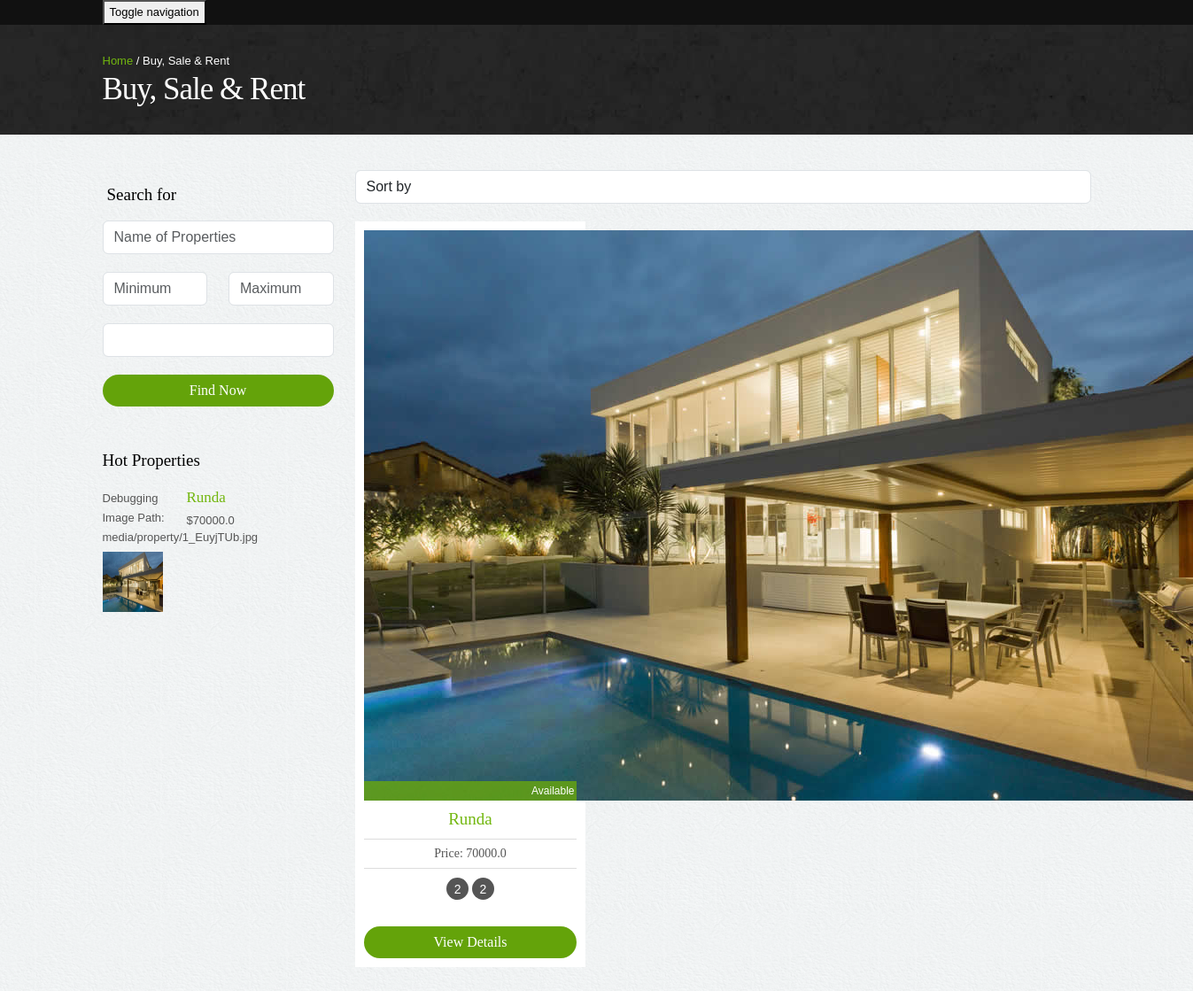
Before: /property/list.html with the older database file.
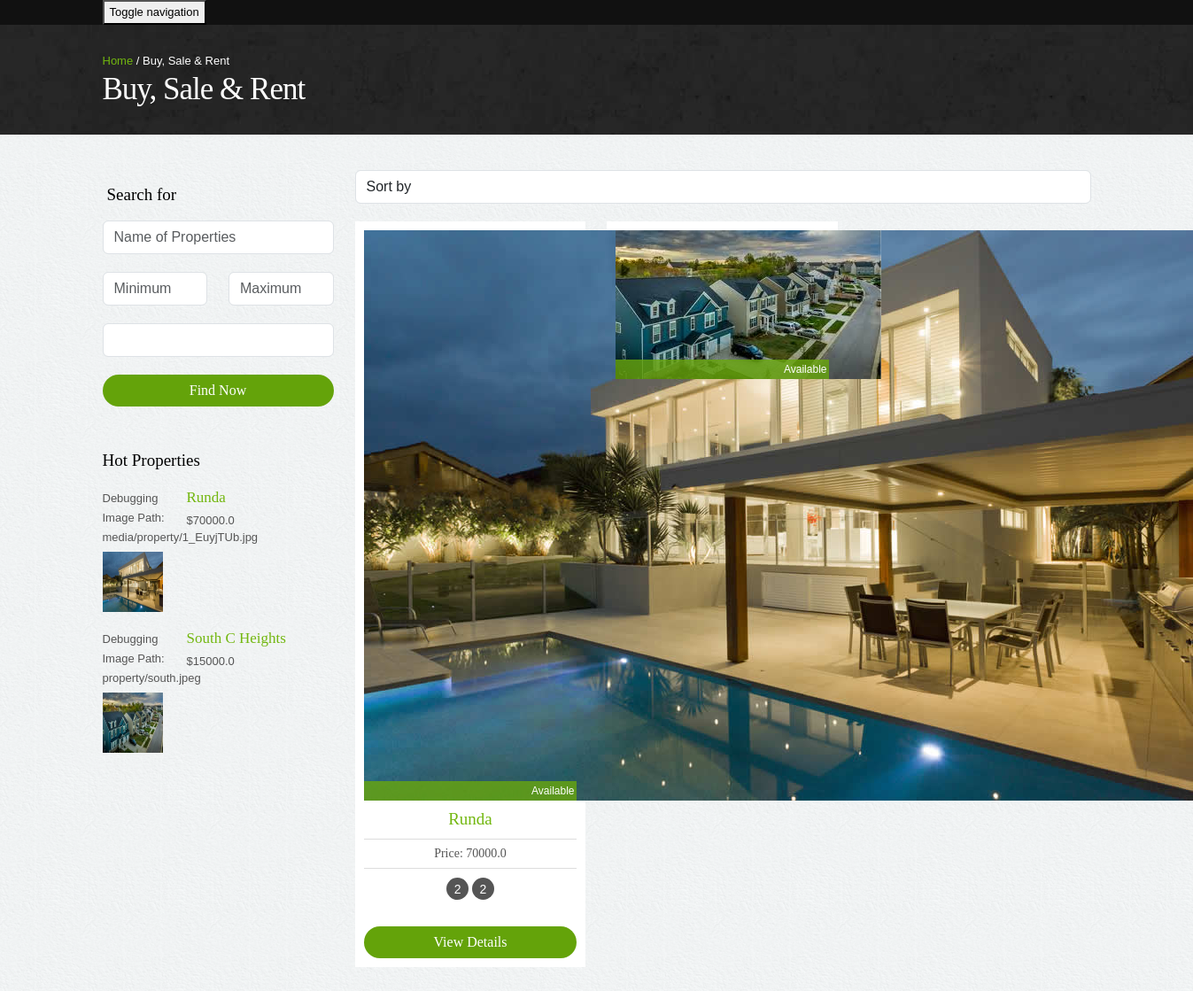
After: the same page with the newer database file.
### property/models.py (models this page shows, shortened)
class Property(models.Model):
    name = models.CharField(max_length=100)
    price = models.FloatField(verbose_name='Property Price')
    description = models.TextField (verbose_name='Property Details')
    location = models.CharField (max_length=200,verbose_name='Property Location')
    building_type = models.ForeignKey(BuildingType, on_delete=models.SET_NULL, null=True, verbose_name='Property Type')
    sale_type = models.ForeignKey(SaleType, on_delete=models.SET_NULL, null=True, verbose_name='Type of Sale')
    date_added = models.DateField(default=timezone.now, verbose_name='Date Registered')
    availability = models.BooleanField(default=True)
    bedrooms = models.IntegerField(default=0, verbose_name='Number of bedrooms')
    picture_1 = models.ImageField( blank=True, null=True,upload_to="property/")
    picture_2 = models.ImageField(blank=True, null=True, upload_to="property/")
    picture_3 = models.ImageField(blank=True, null=True, upload_to="property/")
    picture_4 = models.ImageField(blank=True, null=True, upload_to="property/")
    bathrooms = models.IntegerField(default=0, verbose_name='Number of Bathrooms')
    class Meta:
        verbose_name_plural = 'Properties'
        ordering = ['name', 'price']

### property/views.py (the view)
# urls.py: path('list.html', views.PropertyListView.as_view(), name='list'),
class PropertyListView(ListView):
    model = Property
    paginate_by = 10
    extra_context  = {
        'hot_property_list': hot_properties(4)
    }
    def get_queryset(self):
        name = self.request.GET.get("name")
        building_type = self.request.GET.get("building_type")
        sale_type = self.request.GET.get("sale_type")
        min_price = self.request.GET.get("min")
        max_price = self.request.GET.get("max")
        property_list = Property.objects.all()
        if name is not None:
            property_list = property_list.filter(name__icontains=name)
        if sale_type is not None :
            property_list = property_list.filter(sale_type=sale_type)
        if building_type is not None:
            property_list = property_list.filter(building_type=building_type)
        if min_price is not None and min_price is not "":
            property_list = property_list.filter(price__gte=float(min_price))
        if max_price is not None and max_price is not "":
            property_list = property_list.filter(price__lte=float(max_price))
        return property_list

### templates/property/property_list.html (shortened to what this page needs)
{% extends 'base.html' %}
{% load static %}
{% block content %}
<div class="inside-banner">
  <div class="container">
    <span class="pull-right"><a href="#">Home</a> / Buy, Sale & Rent</span>
    <h2>Buy, Sale & Rent</h2>
</div>
</div>
<div class="container">
  <div class="properties-listing spacer">
    <div class="row">
      <div class="col-lg-3 col-sm-4 ">
        <div class="search-form"><h4> Search for</h4>
          <form method="get" action="{% url 'property:list' %}">
            <input type="text" class="form-control" placeholder="Name of Properties" name="name">
            <div class="row">
              <div class="col-lg-6">
                <input type="number" class="form-control" placeholder="Minimum" name="min"/>
              </div>
              <div class="col-lg-6">
                <input type="number" class="form-control" placeholder="Maximum" name="max">
              </div>
            </div>
            <div class="row">
              <div class="col-lg-12">
                <select class="form-control" name="building_type">
                </select>
              </div>
            </div>
            <button class="btn btn-primary" type="submit">Find Now</button>
          </form>
        </div>
        <div class="hot-properties hidden-xs">
          <h4>Hot Properties</h4>
          {% for property in hot_property_list %}
          <div class="row">
            <div class="col-lg-4 col-sm-5">
              <p>Debugging Image Path: {{ property.picture_1 }}</p>
              <img src="{{ MEDIA_URL }}{{ property.picture_1 }}" class="img-responsive img-circle" alt="properties">
            </div>
            <div class="col-lg-8 col-sm-7">
              <h5><a href="{% url 'property:detail' property.id %}">{{ property.name }}</a></h5>
              <p class="price">${{ property.price }}</p>
            </div>
          </div>
          {% endfor %}
        </div>
      </div>
      <div class="col-lg-9 col-sm-8">
        <div class="sortby clearfix">
          <div class="pull-right">
            <select class="form-control">
              <option> Sort by</option>
            </select>
          </div>
        </div>
        <div class="row">
          {% for property in property_list %}
          <div class="col-lg-4 col-sm-6">
            <div class="properties">
              <div class="image-holder"><img src="{{ MEDIA_URL }}{{ property.picture_1 }}" class="img-responsive" alt="{{ property.name }}">
                <div class="status sold">
                  {% if property.availability %}
                  Available
                  {% else %}
                  Sold
                  {% endif %}
                </div>
              </div>
              <h4><a href="{% url 'property:detail' property.id %}">{{ property.name }}</a></h4>
              <p class="price">Price: {{ property.price }}</p>
              <div class="listing-detail">
                <span data-toggle="tooltip" data-placement="bottom" data-original-title="Bed Room">{{ property.bedrooms }}</span>
                <span data-toggle="tooltip" data-placement="bottom" data-original-title="Bed Room">{{ property.bathrooms }}</span>
              </div>
              <a class="btn btn-primary" href="{% url 'property:detail' property.id %}">View Details</a>
            </div>
          </div>
              {% endfor %}
        </div>
      </div>
    </div>
  </div>
</div>
{% endblock %}

Changed rows visible on the page:
added Property: picture_1 "property/south.jpeg", picture_1 (picture), name "South C Heights", price "15000.0", availability "Available"
